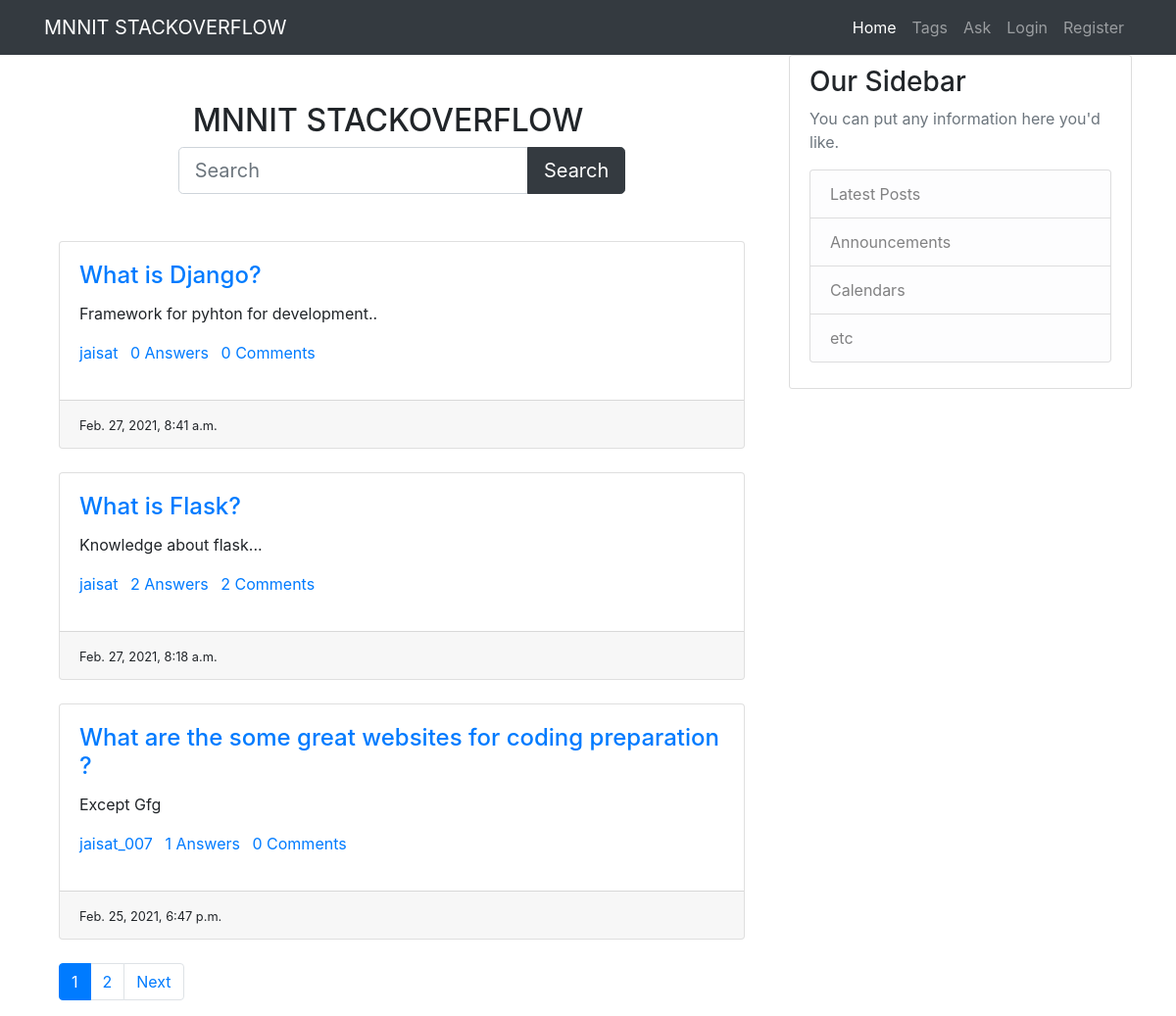
The page / on the database its author committed.
### main/models.py (models this page shows, shortened)
class Question(models.Model):
    user=models.ForeignKey(User,on_delete=models.CASCADE)
    title=models.CharField(max_length=100)
    detail=models.TextField()
    tags=models.TextField(default='')
    add_time=models.DateTimeField(auto_now_add=True)

### main/views.py (the view)
# urls.py: 2. Add a URL to urlpatterns:  path('', views.home, name='home')
def home(request):
    if 'q' in request.GET:
        q=request.GET['q']
        quests=Question.objects.annotate(total_comments=Count('answer__comment')).filter(title__icontains=q).order_by('-id')
    else:
        quests=Question.objects.annotate(total_comments=Count('answer__comment')).all().order_by('-id')
    paginator=Paginator(quests,3)
    page_num=request.GET.get('page',1)
    quests=paginator.page(page_num)
    return render(request,'home.html',{'quests':quests})

### main/templates/home.html (shortened to what this page needs)
{% load static %}
<!DOCTYPE html>
<html lang="en">
<head>
   <link rel="stylesheet" href="{% static 'animate.min.css'%}">
    <link rel="stylesheet" href="{% static 'main.css' %}">
    <link rel="stylesheet" href="{% static 'bootstrap.min.css'%}">
   <link rel="stylesheet" href="{% static 'fa-4/css/font-awesome.min.css' %}">
</head>
<body>
    <nav class="navbar navbar-expand-lg navbar-dark bg-dark">
        <div class="container">
           <a class="navbar-brand" href="/">MNNIT STACKOVERFLOW</a>
            <div class="collapse navbar-collapse" id="navbarNav">
                <ul class="navbar-nav ml-auto">
                    <li class="nav-item active">
                        <a class="nav-link" href="/">Home</a>
                    </li>
                    <li class="nav-item">
                        <a class="nav-link" href="/tags">Tags</a>
                    </li>
                    <li class="nav-item">
                        <a class="nav-link" href="{% url 'ask-question' %}">Ask</a>
                    </li>
                    {% if user.is_authenticated %}
                    <li class="nav-item">
                        <a class="nav-link" href="{% url 'profile' %}">Profile</a>
                    </li>
                    <li class="nav-item">
                        <a class="nav-link" href="{% url 'logout' %}">Logout</a>
                    </li>
                    {% else %}
                    <li class="nav-item">
                        <a class="nav-link" href="{% url 'login' %}">Login</a>
                    </li>
                    <li class="nav-item">
                        <a class="nav-link" href="{% url 'register' %}">Register</a>
                    </li>
                    {% endif %}
                </ul>
            </div>
        </div>
    </nav>
 <main role="main" class="container">
      <div class="row">
        <div class="col-md-8">
          <div class="container py-5">
            <div class="row">
                <div class="col-md-8 offset-2">
                    <form>
                           <h2  class="container" >MNNIT STACKOVERFLOW</h2>
                        <div class="input-group">
                            <input type="text" name="q" class="form-control form-control-lg" placeholder="Search" />
                            <div class="input-group-append">
                            <button class="btn btn-dark btn-lg" type="submit" id="button-addon2">Search</button>
                            </div>
                        </div>
                    </form>
                </div>
            </div>
        </div>
     <div class="container">
         {% for quest in quests %}
            <div class="card mb-4 shadow">
                <div class="card-body">
                    <h4 class="card-title"><a href="/detail/{{quest.id}}">{{quest.title}}</a></h4>
                    <p class="card-text">{{quest.detail}}</p>
                    <p>
                        <a href="#" class="mr-2">{{quest.user.username}}</a>
                        <a href="#" class="mr-2">{{quest.answer_set.count}} Answers</a>
                        <a href="#" class="mr-2">{{quest.total_comments}} Comments</a>
                    </p>
                </div>
                <div class="card-footer">
                    <small>{{quest.add_time}}</small>
                </div>
            </div>
         {% endfor %}
        </div>
       {% if quests.has_other_pages %}
          <nav class="my-3 container">
            <ul class="pagination">
              {% for i in quests.paginator.page_range %}
              {% if quests.number == i %}
              <li class="page-item active"><a class="page-link" href="#">{{i}}</a></li>
              {% else %}
              <li class="page-item"><a class="page-link" href="?page={{i}}">{{i}}</a></li>
              {% endif %}
              {% endfor %}
              {% if quests.has_next %}
              <li class="page-item"><a class="page-link" href="?page={{quests.next_page_number}}">Next</a></li>
              {% endif %}
            </ul>
          </nav>
       {% endif %}
        </div>
        <div class="col-md-4">
          <div class="content-section">
            <h3>Our Sidebar</h3>
            <p class='text-muted'>You can put any information here you'd like.
              <ul class="list-group">
                <li class="list-group-item list-group-item-light">Latest Posts</li>
                <li class="list-group-item list-group-item-light">Announcements</li>
                <li class="list-group-item list-group-item-light">Calendars</li>
                <li class="list-group-item list-group-item-light">etc</li>
              </ul>
            </p>
          </div>
        </div>
      </div>
    </main>
</body>
</html>

### main/static/main.css (style rules this page uses)
body { background: #fafafa; color: #333333; margin-top: 5rem; }
h1, h2, h3, h4, h5, h6 { color: #444444; }
ul { margin: 0; }
.content-section { background: #ffffff; padding: 10px 20px; border: 1px solid #dddddd; border-radius: 3px; margin-bottom: 20px; }

### rows shown on the page
Question: title "What is Django?", detail "Framework for pyhton for development..", user.username "jaisat", answer_set.count "0", total_comments "0", add_time "Feb. 27, 2021, 8:41 a.m."
Question: title "What is Flask?", detail "Knowledge about flask...", user.username "jaisat", answer_set.count "2", total_comments "2", add_time "Feb. 27, 2021, 8:18 a.m."
Question: title "What are the some great websites for coding preparation ?", detail "Except Gfg", user.username "jaisat_007", answer_set.count "1", total_comments "0", add_time "Feb. 25, 2021, 6:47 p.m."

### other values the page prints
{{ i }} "1"
{{ i }} "2"
